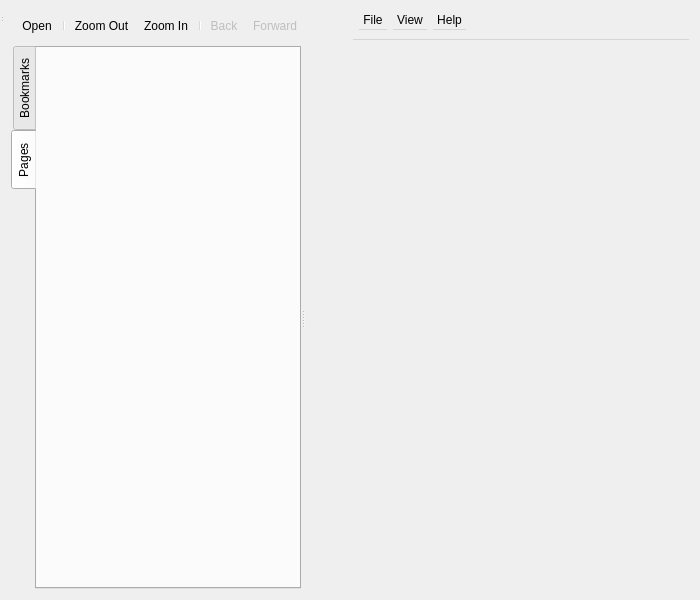
<?xml version="1.0" encoding="UTF-8"?>
<ui version="4.0">
 <class>MainWindow</class>
 <widget class="QWidget" name="MainWindow">
  <property name="geometry">
   <rect>
    <x>0</x>
    <y>0</y>
    <width>700</width>
    <height>600</height>
   </rect>
  </property>
  <property name="windowTitle">
   <string>PDF Viewer</string>
  </property>
  <property name="unifiedTitleAndToolBarOnMac" stdset="0">
   <bool>true</bool>
  </property>
  <layout class="QGridLayout" name="gridLayout">
   <item row="0" column="0">
    <widget class="QToolBar" name="mainToolBar">
     <property name="movable">
      <bool>false</bool>
     </property>
     <property name="floatable">
      <bool>false</bool>
     </property>
     <addaction name="actionOpen"/>
     <addaction name="separator"/>
     <addaction name="actionZoom_Out"/>
     <addaction name="actionZoom_In"/>
     <addaction name="separator"/>
     <addaction name="actionBack"/>
     <addaction name="actionForward"/>
    </widget>
   </item>
   <item row="0" column="1">
    <widget class="QMenuBar" name="menuBar">
     <widget class="QMenu" name="menuFile">
      <property name="title">
       <string>File</string>
      </property>
      <addaction name="actionOpen"/>
      <addaction name="actionQuit"/>
     </widget>
     <widget class="QMenu" name="menuHelp">
      <property name="title">
       <string>Help</string>
      </property>
      <addaction name="actionAbout"/>
      <addaction name="actionAbout_Qt"/>
     </widget>
     <widget class="QMenu" name="menuView">
      <property name="title">
       <string>View</string>
      </property>
      <addaction name="actionZoom_In"/>
      <addaction name="actionZoom_Out"/>
      <addaction name="actionPrevious_Page"/>
      <addaction name="actionNext_Page"/>
      <addaction name="separator"/>
      <addaction name="actionContinuous"/>
     </widget>
     <addaction name="menuFile"/>
     <addaction name="menuView"/>
     <addaction name="menuHelp"/>
    </widget>
   </item>
   <item row="1" column="0">
    <layout class="QVBoxLayout" name="verticalLayout">
     <property name="spacing">
      <number>0</number>
     </property>
     <property name="leftMargin">
      <number>0</number>
     </property>
     <property name="topMargin">
      <number>0</number>
     </property>
     <property name="rightMargin">
      <number>0</number>
     </property>
     <property name="bottomMargin">
      <number>0</number>
     </property>
     <item>
      <widget class="QWidget" name="widget" native="true">
       <layout class="QVBoxLayout" name="verticalLayout_2">
        <property name="spacing">
         <number>0</number>
        </property>
        <property name="leftMargin">
         <number>0</number>
        </property>
        <property name="topMargin">
         <number>0</number>
        </property>
        <property name="rightMargin">
         <number>0</number>
        </property>
        <property name="bottomMargin">
         <number>0</number>
        </property>
        <item>
         <widget class="QSplitter" name="splitter">
          <property name="orientation">
           <enum>Qt::Horizontal</enum>
          </property>
          <widget class="QTabWidget" name="tabWidget">
           <property name="sizePolicy">
            <sizepolicy hsizetype="Preferred" vsizetype="Expanding">
             <horstretch>0</horstretch>
             <verstretch>0</verstretch>
            </sizepolicy>
           </property>
           <property name="tabPosition">
            <enum>QTabWidget::West</enum>
           </property>
           <property name="currentIndex">
            <number>1</number>
           </property>
           <property name="documentMode">
            <bool>false</bool>
           </property>
           <widget class="QWidget" name="bookmarkTab">
            <attribute name="title">
             <string>Bookmarks</string>
            </attribute>
            <layout class="QVBoxLayout" name="verticalLayout_3">
             <property name="spacing">
              <number>0</number>
             </property>
             <property name="leftMargin">
              <number>2</number>
             </property>
             <property name="topMargin">
              <number>2</number>
             </property>
             <property name="rightMargin">
              <number>2</number>
             </property>
             <property name="bottomMargin">
              <number>2</number>
             </property>
             <item>
              <widget class="QTreeView" name="bookmarkView">
               <property name="sizePolicy">
                <sizepolicy hsizetype="Preferred" vsizetype="Expanding">
                 <horstretch>0</horstretch>
                 <verstretch>0</verstretch>
                </sizepolicy>
               </property>
               <property name="headerHidden">
                <bool>true</bool>
               </property>
              </widget>
             </item>
            </layout>
           </widget>
           <widget class="QWidget" name="pagesTab">
            <attribute name="title">
             <string>Pages</string>
            </attribute>
           </widget>
          </widget>
          <widget class="QPdfView" name="pdfView" native="true">
           <property name="sizePolicy">
            <sizepolicy hsizetype="Expanding" vsizetype="Expanding">
             <horstretch>10</horstretch>
             <verstretch>0</verstretch>
            </sizepolicy>
           </property>
          </widget>
         </widget>
        </item>
       </layout>
      </widget>
     </item>
    </layout>
   </item>
  </layout>
  <widget class="QStatusBar" name="statusBar">
   <property name="geometry">
    <rect>
     <x>0</x>
     <y>0</y>
     <width>3</width>
     <height>23</height>
    </rect>
   </property>
  </widget>
  <action name="actionOpen">
   <property name="icon">
    <iconset theme="document-open">
     <normaloff>:/icons/images/document-open.svgz</normaloff>:/icons/images/document-open.svgz</iconset>
   </property>
   <property name="text">
    <string>Open...</string>
   </property>
   <property name="shortcut">
    <string>Ctrl+O</string>
   </property>
  </action>
  <action name="actionQuit">
   <property name="icon">
    <iconset theme="application-exit">
     <normaloff>.</normaloff>.</iconset>
   </property>
   <property name="text">
    <string>Quit</string>
   </property>
   <property name="shortcut">
    <string>Ctrl+Q</string>
   </property>
  </action>
  <action name="actionAbout">
   <property name="icon">
    <iconset theme="help-about">
     <normaloff>.</normaloff>.</iconset>
   </property>
   <property name="text">
    <string>About</string>
   </property>
  </action>
  <action name="actionAbout_Qt">
   <property name="text">
    <string>About Qt</string>
   </property>
  </action>
  <action name="actionZoom_In">
   <property name="icon">
    <iconset theme="zoom-in">
     <normaloff>:/icons/images/zoom-in.svgz</normaloff>:/icons/images/zoom-in.svgz</iconset>
   </property>
   <property name="text">
    <string>Zoom In</string>
   </property>
   <property name="shortcut">
    <string>Ctrl+=</string>
   </property>
  </action>
  <action name="actionZoom_Out">
   <property name="icon">
    <iconset theme="zoom-out">
     <normaloff>:/icons/images/zoom-out.svgz</normaloff>:/icons/images/zoom-out.svgz</iconset>
   </property>
   <property name="text">
    <string>Zoom Out</string>
   </property>
   <property name="shortcut">
    <string>Ctrl+-</string>
   </property>
  </action>
  <action name="actionPrevious_Page">
   <property name="icon">
    <iconset theme="go-previous-view-page">
     <normaloff>:/icons/images/go-previous-view-page.svgz</normaloff>:/icons/images/go-previous-view-page.svgz</iconset>
   </property>
   <property name="text">
    <string>Previous Page</string>
   </property>
   <property name="shortcut">
    <string>PgUp</string>
   </property>
  </action>
  <action name="actionNext_Page">
   <property name="icon">
    <iconset theme="go-next-view-page">
     <normaloff>:/icons/images/go-next-view-page.svgz</normaloff>:/icons/images/go-next-view-page.svgz</iconset>
   </property>
   <property name="text">
    <string>Next Page</string>
   </property>
   <property name="shortcut">
    <string>PgDown</string>
   </property>
  </action>
  <action name="actionContinuous">
   <property name="checkable">
    <bool>true</bool>
   </property>
   <property name="text">
    <string>Continuous</string>
   </property>
  </action>
  <action name="actionBack">
   <property name="enabled">
    <bool>false</bool>
   </property>
   <property name="icon">
    <iconset>
     <normaloff>:/icons/images/go-previous-view.svgz</normaloff>:/icons/images/go-previous-view.svgz</iconset>
   </property>
   <property name="text">
    <string>Back</string>
   </property>
   <property name="toolTip">
    <string>back to previous view</string>
   </property>
  </action>
  <action name="actionForward">
   <property name="enabled">
    <bool>false</bool>
   </property>
   <property name="icon">
    <iconset>
     <normaloff>:/icons/images/go-next-view.svgz</normaloff>:/icons/images/go-next-view.svgz</iconset>
   </property>
   <property name="text">
    <string>Forward</string>
   </property>
   <property name="toolTip">
    <string>forward to next view</string>
   </property>
  </action>
 </widget>
 <layoutdefault spacing="6" margin="11"/>
 <customwidgets>
  <customwidget>
   <class>QPdfView</class>
   <extends>QWidget</extends>
   <header location="global">qpdfview.h</header>
   <container>1</container>
  </customwidget>
 </customwidgets>
 <resources/>
 <connections/>
</ui>
